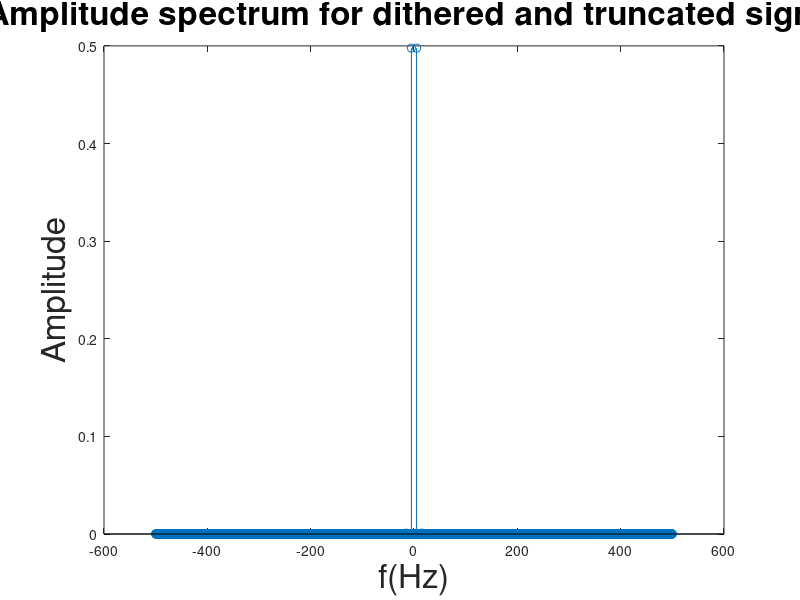

The MATLAB source for this figure:
%% Script to study quantization
clc;
close all;
clear;
% Sampling frequency
Fs = 1000;
% Sampling time interval
Ts = 1/Fs;
% time base
t = (0:4000-1)*Ts;
% sine wave
x = sin(2*pi*5*t);


%% Uniform quantization
delta = 1/2^11;
partition = -2048*delta+delta/2:delta:2048*delta-delta/2;
codebook=-2048*delta:delta:2048*delta;

[~,unif_quant] = quantiz(x,partition,codebook);

precision = 12;
unif_binary = zeros(4000,12);
%% Convert to binary
for m = 1:4000
    val = abs(unif_quant(1,m));
    for i=1:precision-1
        unif_binary(m,i+1) = floor(val*2);
        val = val*2-floor(val*2);
    end
    if (sign(unif_quant(m))==-1)
        unif_binary(m,1)=1;
    end
end

%% Dithering - adding 5 bits of noise
dithered = zeros(4000,1);
places = pow2(-(1:11));

for m = 1:4000
    noise = (-1)^round(rand) * rand * 31/2^11;
    dithered(m,:) = (-1)^unif_binary(m,1)*sum(unif_binary(m,2:end).*places,2)+noise;
end


%% Convert to binary
dith_binary = zeros(4000,12);
for m = 1:4000
    val = abs(dithered(m,1));
    for i=1:precision-1
        dith_binary(m,i+1) = floor(val*2);
        val = val*2-floor(val*2);
    end
    if (sign(unif_quant(m))==-1)
        dith_binary(m,1)=1;
    end
end


%% truncate to 8 bits
truncated = dith_binary(:,1:8);
dec_trunc = zeros(4000,1);
error = zeros(4000,1);
places = pow2(-(1:7));
for m=1:4000
    absval = truncated(m,2:end);
    dec_trunc(m) = (-1)^truncated(m,1) * sum(truncated(m,2:end).*places,2);
    error(m) = sum(unif_quant(m)-dec_trunc(m));
end
%% FFT
N = 4000;
% frequency base
f = (-N/2:N/2-1)*Fs/N;
% generate fft
fft_xu = fftshift(fft(dec_trunc,N));
%find amplitudes
amp_fft_xu = abs(fft_xu/N);

figure;
stem(f,amp_fft_xu);
title('Amplitude spectrum for dithered and truncated signal','fontsize',24);
xlabel('f(Hz)','fontsize',24);
ylabel('Amplitude','fontsize',24);

mse = mean(error.^2);

